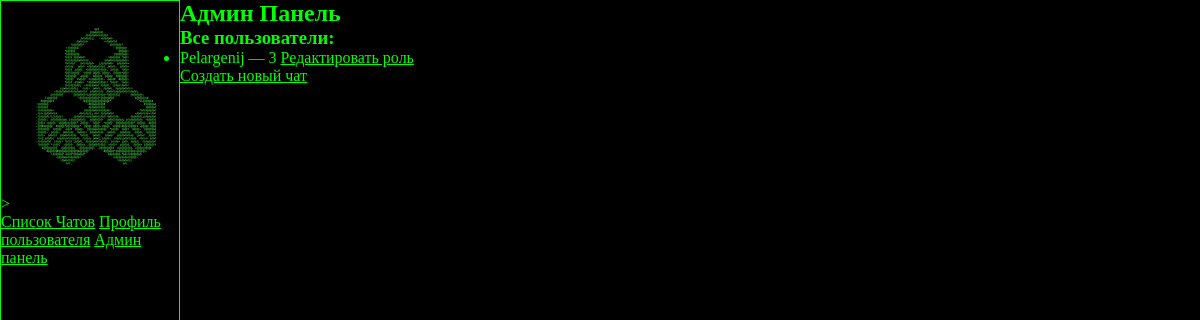
Page /chats/admin-panel/ (signed in) on the earlier database version.
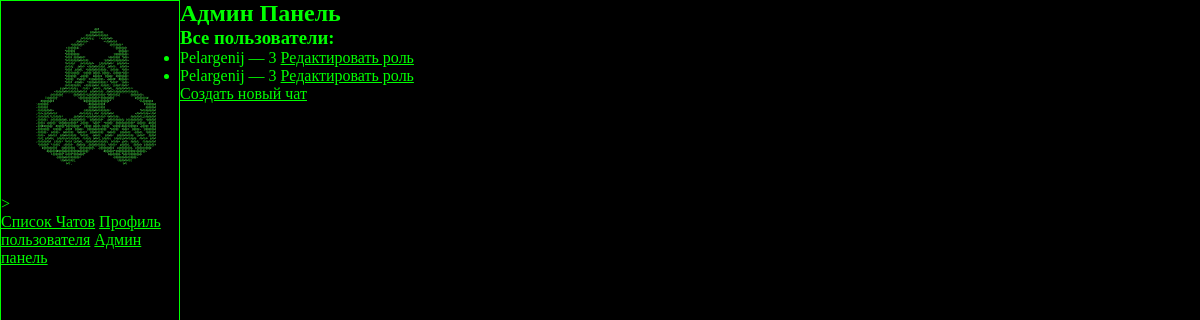
Same page on the later database version.
### chats/models.py (models this page shows, shortened)
class UserProfile(models.Model):
    user = models.ForeignKey(User, on_delete=models.CASCADE)  # Изменено на ForeignKey
    nickname = models.CharField(max_length=30)
    grade = models.CharField(max_length=10)
    phone = models.CharField(max_length=15)
    role = models.IntegerField(default=1)

### chats/views.py (the view)
# urls.py: path('admin-panel/', admin_panel, name='admin_panel'),
@login_required(login_url='register2')
def admin_panel(request):
    if request.user.is_staff:
        user_profiles = UserProfile.objects.all()
        return render(request, 'chats/admin_panel.html', {'user_profiles': user_profiles})
    else:
        return redirect('chats/chat_list')

### chats/templates/chats/admin_panel.html (shortened to what this page needs)
{% extends 'chats/base.html' %}
{% block content %}
<h2>Админ Панель</h2>
<h3>Все пользователи:</h3>
<div class="popo">
    <ul>
        {% for user_profile in user_profiles %}
            <li>
                {{ user_profile.nickname }} — {{ user_profile.role }}
                <a href="{% url 'edit_user' user_profile.id %}">Редактировать роль</a>
            </li>
        {% endfor %}
    </ul>
</div>
<a href="{% url 'new_chat' %}">Создать новый чат</a>
{% endblock %}

### chats/templates/chats/base.html (shortened to what this page needs)
{% load static %}
<!DOCTYPE html>
<html lang="en">
<head>
    <link rel="stylesheet" href="{% static 'chats/styles.css' %}">
</head>
<body>
    <div class="sidebar">
        <div class="gli">
            <img src="{% static 'chats/gli.png' %}" alt="">>
        </div>
        <a href="{% url 'chat_list' %}">Список Чатов</a>
        <a href="{% url 'profile' %}">Профиль пользователя</a>
        {% if user.is_staff %}
            <a href="{% url 'admin_panel' %}">Админ панель</a>
        {% endif %}
    </div>
    <div class="main-content">
        {% block content %}
        {% endblock %}
    </div>
</body>
</html>

### chats/static/chats/styles.css (style rules this page uses)
* { padding: 0; margin: 0; box-sizing: border-box; }
body { width: 100%; height: 100vh; display: flex; flex-direction: row; background: black; color: #0f0 }
a { color: #0f0; }
.sidebar { width: 15%; height: 100vh; background: black; color: #0f0; border: 1px solid #0f0; }
.main-content { width: 85%; height: 100vh; background: black; color: #0f0; }
.main-content { right: 15px; }

Differences in the rows shown:
added UserProfile: nickname "Pelargenij", role "3"
